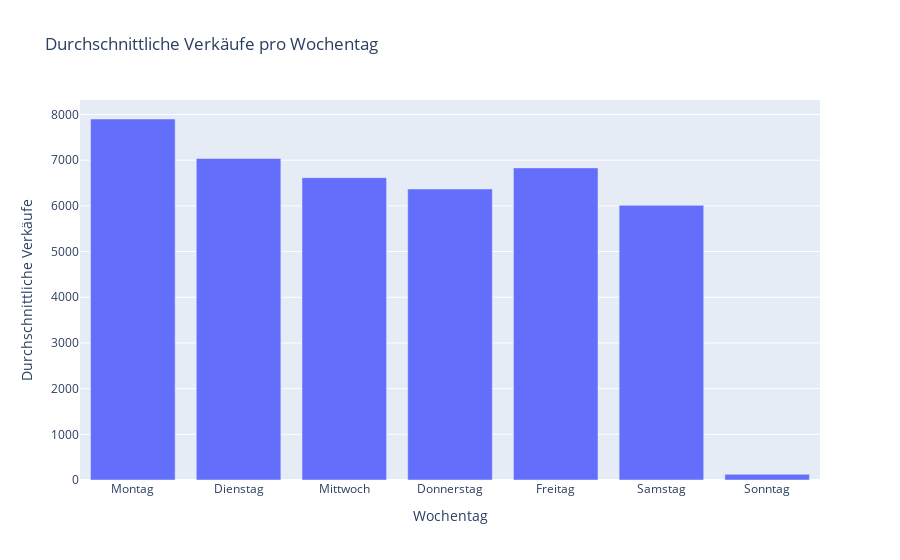

Notebook code cell kept with this figure:
### Markdown cell above
## Durchschnittliche Verkäufe pro Wochentag

### Code cell
average_sales_per_day = train_df.groupby('DayOfWeek')['Sales'].mean().reset_index()

fig = px.bar(average_sales_per_day, x='DayOfWeek', y='Sales',
             labels={'DayOfWeek': 'Wochentag', 'Sales': 'Durchschnittliche Verkäufe'},
             title='Durchschnittliche Verkäufe pro Wochentag')

fig.update_xaxes(tickmode='array', tickvals=[1, 2, 3, 4, 5, 6, 7],
                ticktext=['Montag', 'Dienstag', 'Mittwoch', 'Donnerstag', 'Freitag', 'Samstag', 'Sonntag'])
fig.show()

### Figure 1 — Plotly figure (JSON) as saved in the notebook; plotly's stock layout.template omitted (floating-point values rounded to 4 significant figures)
{"data": [{"alignmentgroup": "True", "hovertemplate": "Wochentag=%{x}<br>Durchschnittliche Verkäufe=%{y}<extra></extra>", "legendgroup": "", "marker": {"color": "#636efa", "pattern": {"shape": ""}}, "name": "", "offsetgroup": "", "orientation": "v", "showlegend": false, "textposition": "auto", "type": "bar", "x": [1, 2, 3, 4, 5, 6, 7], "xaxis": "x", "y": [7901.0, 7036.0, 6617.0, 6370.0, 6831.0, 6011.0, 125.5], "yaxis": "y"}], "layout": {"barmode": "relative", "legend": {"tracegroupgap": 0}, "title": {"text": "Durchschnittliche Verkäufe pro Wochentag"}, "xaxis": {"anchor": "y", "domain": [0, 1], "tickmode": "array", "ticktext": ["Montag", "Dienstag", "Mittwoch", "Donnerstag", "Freitag", "Samstag", "Sonntag"], "tickvals": [1, 2, 3, 4, 5, 6, 7], "title": {"text": "Wochentag"}}, "yaxis": {"anchor": "x", "domain": [0, 1], "title": {"text": "Durchschnittliche Verkäufe"}}}}
